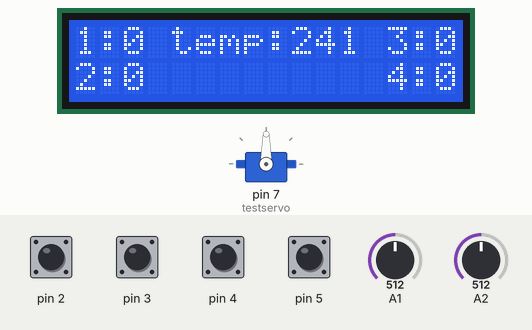
Recording of a sketch running on a simulated Arduino Uno, built with avr-gcc and run on an emulated ATmega328P. Shown: servo, 16×2 character LCD. The test bench sets the inputs (shaded band); at power-on: pin 2–5 HIGH, A2 = 512, A1 = 512. What the sketch prints to the serial monitor is not drawn.

Above: at 1.2 s.
1.3 s: A2 set to 716
At 2.5 s:
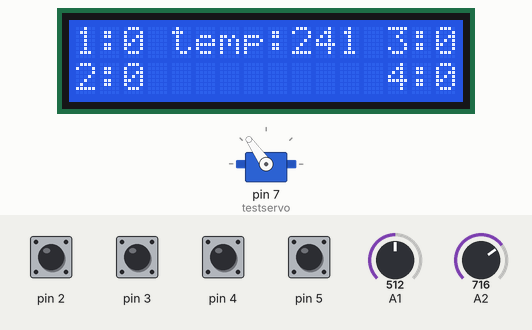
2.8 s: pin 3 pulled LOW for 0.15 s
At 4.1 s:
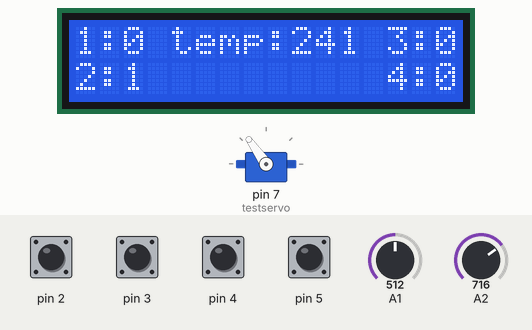
4.4 s: A2 set to 900
At 4.8 s:
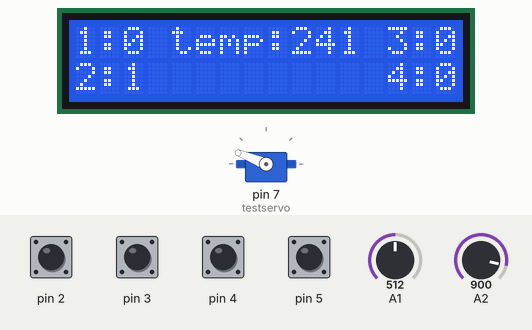
5.9 s: A1 set to 716
At 8.2 s:
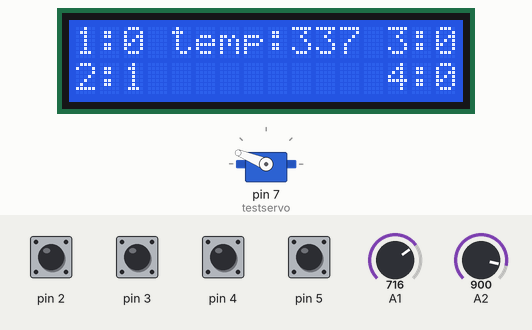
8.5 s: pin 2 pulled LOW for 0.15 s
At 9.8 s:
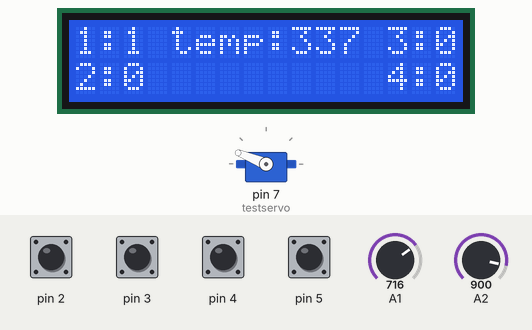
10.1 s: A2 set to 1023
At 10.5 s:
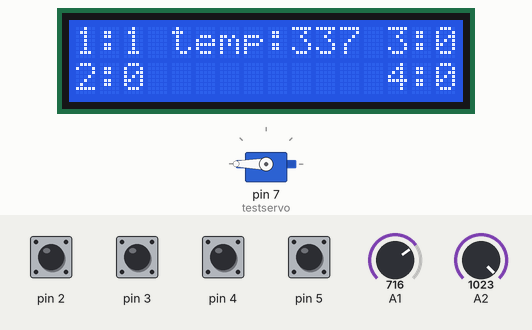
Timing chart, 0 to 12.6 s (numbered marks = the images above; inputs shaded):
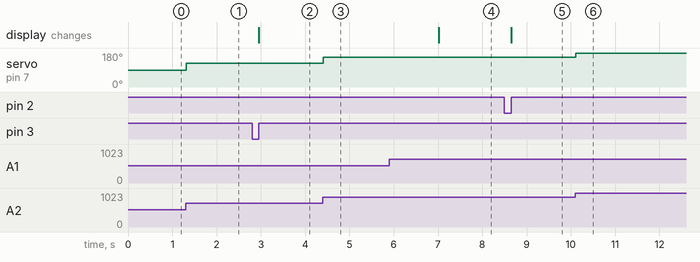

Measured:
- after the input at 1.3 s, servo on pin 7 (testservo): 90° → 125° at once
- after the input at 2.8 s, the display: changes after 0.15 s (image 2)
- after the input at 4.4 s, servo on pin 7 (testservo): 125° → 158° at once
- after the input at 5.9 s, the display: changes after 1.1 s (image 4)
- after the input at 8.5 s, the display: changes after 0.16 s (image 5)
- after the input at 10.1 s, servo on pin 7 (testservo): 158° → 180° at once

The sketch:

InventingCodeV1.ino
```cpp
#include <LiquidCrystal.h>
#include <EEPROM.h>

#include <Servo.h>

Servo testservo;

uint32_t next;
int servoLoc = -180;

const int rs = 13, en = 12, d4 = 11, d5 = 10, d6 = 9, d7 = 8;
LiquidCrystal lcd(rs, en, d4, d5, d6, d7);

bool but1 = false;
bool but2 = false;
bool but3 = false;
bool but4 = false;
String output = String("");
String a = "1:";
String b = "2:";
String c = "3:";
String d = "4:";

int aa[4] = {0,0,0,0};
int ab[4] = {1,0,0,0};
int ac[4] = {0,1,0,0};
int ad[4] = {0,0,1,0};
int ae[4] = {0,0,0,1};

int time = 0;

int rerate = 60;

int currentVal = 1;
int vals[4] = {0,0,0,0};
int oldVals[4] = {0,0,0,0};
int lastBut = 5;
int lastBut2 = 0;

void setup() {
  testservo.attach(7, 1000, 2000);
  lcd.begin(16, 2);
  Serial.begin(9600);
  for(int pin = 2; pin <= 5; pin++){
    pinMode(pin, INPUT_PULLUP);
  }

}

void loop() {
  servoLoc = analogRead(2)/5.68333333;
  testservo.write(servoLoc);
  vals[0] = !digitalRead(2);
  vals[1] = !digitalRead(3);
  vals[2] = !digitalRead(4);
  vals[3] = !digitalRead(5);

  if (vals[0]+vals[1]+vals[2]+vals[3] > 0){
    int data;
    if (oldVals[0] != vals[0]){
      data = 1;
      oldVals[0] = ab[0];
      oldVals[1] = ab[1];
      oldVals[2] = ab[2];
      oldVals[3] = ab[3];
      lastBut = 1;
    }
    else if (oldVals[1] != vals[1]){
      Serial.println("2");
      data = 2;
      oldVals[0] = ac[0];
      oldVals[1] = ac[1];
      oldVals[2] = ac[2];
      oldVals[3] = ac[3];
      lastBut = 2;
    }
    else if (oldVals[2] != vals[2]){
      data = 3;
      oldVals[0] = ad[0];
      oldVals[1] = ad[1];
      oldVals[2] = ad[2];
      oldVals[3] = ad[3];
      lastBut = 3;
    }
    else if (oldVals[3] != vals[3]){
      data = 4;
      oldVals[0] = ae[0];
      oldVals[1] = ae[1];
      oldVals[2] = ae[2];
      oldVals[3] = ae[3];
      lastBut = 4;
    }
    if(lastBut == lastBut2){
      Serial.println(lastBut);
      EEPROM.write(data, lastBut);
    }

    lastBut2 = lastBut;

    while(vals[0]+vals[1]+vals[2]+vals[3] > 0){
      delay(1000/rerate);
      vals[0] = !digitalRead(2);
      vals[1] = !digitalRead(3);
      vals[2] = !digitalRead(4);
      vals[3] = !digitalRead(5);
    }
  }

  //*oldVals = changed(vals, oldVals);

  a = "1:"+String(oldVals[0]);
  b = "2:"+String(oldVals[1]);
  c = "3:"+String(oldVals[2]);
  d = "4:"+String(oldVals[3]);

  lcd.setCursor(0, 0);
  lcd.print(a);
  lcd.setCursor(0, 1);
  lcd.print(b);
  lcd.setCursor(13, 0);
  lcd.print(c);
  lcd.setCursor(13, 1);
  lcd.print(d);

  //Serial.println(((analogRead(1)*1100)/(1024)-58));
  if(time % rerate == 0){
    int translation = int(analogRead(1)*(0.472));
    lcd.setCursor(4, 0);
    String tempere = "temp:"+String(translation);
    lcd.print(tempere);
    Serial.println("begin");
    for(int i=1; i <= 4; i++){
      int address = i;
      byte value;
      value = EEPROM.read(address);

      Serial.print(address);
      Serial.print("\t");
      Serial.print(value, DEC);
      Serial.println();
    }
    Serial.print(lastBut);
    Serial.print("\t");
    Serial.print(lastBut2);
    Serial.println();
  }
  delay(1000/rerate);
  time += 1;
}
```
